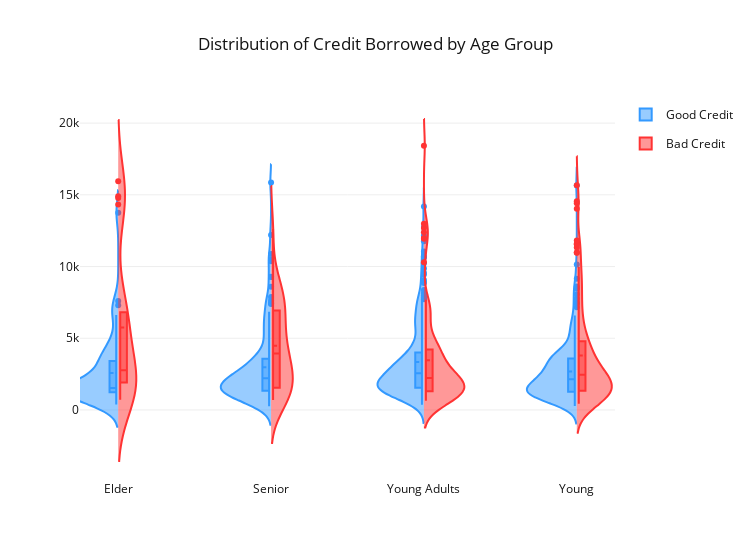

Notebook code cell kept with this figure:
### Code cell
fig = {
    "data": [
        {
            "type": 'violin',
            "x": good_credit_df['Age_Group'],
            "y": good_credit_df['Credit_amount'],
            "legendgroup": 'Good Credit',
            "scalegroup": 'No',
            "name": 'Good Credit',
            "side": 'negative',
            "box": {
                "visible": True
            },
            "meanline": {
                "visible": True
            },
            "line": {
                "color": 'rgb(51, 153, 255)'  # Darker blue color
            }
        },
        {
            "type": 'violin',
            "x": bad_credit_df['Age_Group'],
            "y": bad_credit_df['Credit_amount'],
            "legendgroup": 'Bad Credit',
            "scalegroup": 'No',
            "name": 'Bad Credit',
            "side": 'positive',
            "box": {
                "visible": True
            },
            "meanline": {
                "visible": True
            },
            "line": {
                "color": 'rgb(255, 51, 51)'  # Darker red color
            }
        }
    ],
    "layout" : {
        "title": "Distribution of Credit Borrowed by Age Group",
        "yaxis": {
            "zeroline": False,
            "tickfont": {
                "color": 'rgb(20, 20, 20)'  # Darker tick labels color
            }
        },
        "violingap": 0,
        "violinmode": "overlay",
        "width": 750,
        "font": {
            "color": 'rgb(20, 20, 20)'  # Darker text color
        }
    }
}

iplot(fig, filename='Age-Housing', validate=False)

### Figure 1 — Plotly figure (JSON) as saved in the notebook; plotly's stock layout.template omitted (floating-point values rounded to 4 significant figures; data arrays with more than 128 entries replaced by an {"elided": "..."} marker saying what was removed)
{"data": [{"box": {"visible": true}, "legendgroup": "Good Credit", "line": {"color": "rgb(51, 153, 255)"}, "meanline": {"visible": true}, "name": "Good Credit", "scalegroup": "No", "side": "negative", "type": "violin", "x": {"elided": "700 str values"}, "y": {"elided": "700 int values"}}, {"box": {"visible": true}, "legendgroup": "Bad Credit", "line": {"color": "rgb(255, 51, 51)"}, "meanline": {"visible": true}, "name": "Bad Credit", "scalegroup": "No", "side": "positive", "type": "violin", "x": {"elided": "300 str values"}, "y": {"elided": "300 int values"}}], "layout": {"font": {"color": "rgb(20, 20, 20)"}, "title": "Distribution of Credit Borrowed by Age Group", "violingap": 0, "violinmode": "overlay", "width": 750, "yaxis": {"tickfont": {"color": "rgb(20, 20, 20)"}, "zeroline": false}}}
